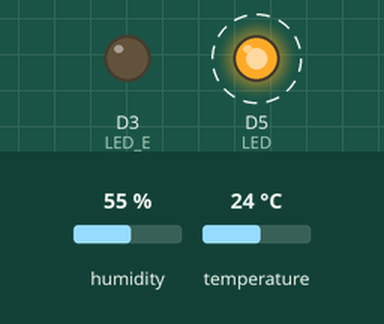
Recording of a sketch running on a simulated ESP8266 (NodeMCU). On the bench: output pins drawn as LEDs (lit = HIGH). Dashed ring = blinking. Inputs (shaded band) come from the test bench; at power-on: temperature 24 °C, humidity 55 %. WiFi joins after 1.5 s; servers stay silent unless stated; what the sketch prints to the serial monitor is not drawn.

Above: at 3.7 s.
3.8 s: temperature set to 29.3 °C
7.3 s: temperature set to 30.9 °C
At 8.7 s:
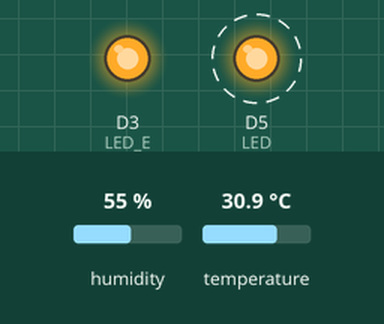
11.9 s: temperature set to 12 °C
At 13.3 s:
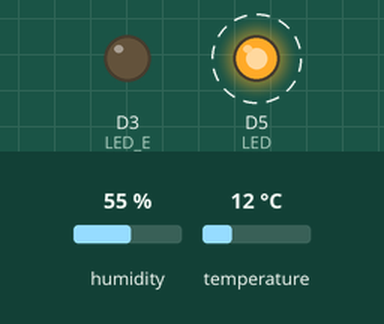
18.6 s: temperature set to 33 °C
At 21.6 s:
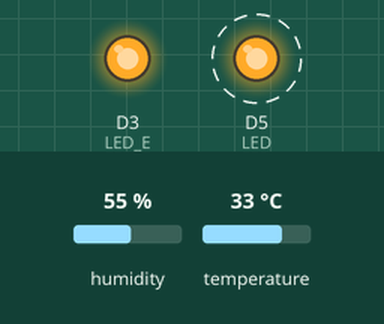
Timing chart, 0 to 26.3 s (numbered marks = the images above; inputs shaded):
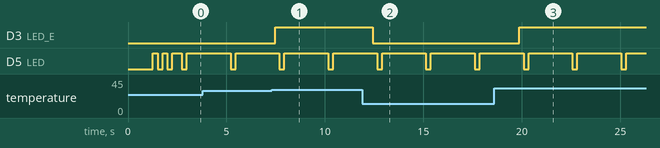

Measured:
- the behaviour switches between 30 and 30.1 °C on temperature (found by bisection; images 0 and 1)
- after the input at 7.3 s, D3 (LED_E): LOW → HIGH after 0.17 s
- after the input at 11.9 s, D3 (LED_E): HIGH → LOW after 0.52 s
- after the input at 18.6 s, D3 (LED_E): LOW → HIGH after 1.3 s
- by itself, D5 (LED): alternates HIGH for 2.2 s and LOW for 0.25 s

The sketch:

DHT22_Temp_And_Humid.ino
```cpp
#include <ESP8266WiFi.h>
#include <Wire.h>
//#include <LiquidCrystal_I2C.h>
#include "DHT.h"
#define DHTTYPE DHT22
#define LED D5
#define LED_E D3
//LiquidCrystal_I2C lcd(0x27, 20, 4);
const int EMERGENCY_TEMP = 30;

String apiKey = "WVS008D7H1T3EW43";


const char* ssid = "Untrusted Network";
const char* password = "RJ45@RJ45";

const char* server = "api.thingspeak.com";


const int DHTPin = 2;
DHT dht(DHTPin, DHTTYPE);

WiFiClient client;


void setup() {
  pinMode(LED_E, OUTPUT);

//  lcd.begin();
 // lcd.backlight();


  Serial.begin(9600);
  delay(500);
  dht.begin();
  delay(500);

  WiFi.begin(ssid, password);
  Serial.println("");

  pinMode(LED, OUTPUT);
  digitalWrite(LED, HIGH);


  Serial.print("Connecting");
  while (WiFi.status() != WL_CONNECTED) {
    Serial.print(".");

    digitalWrite(LED, LOW);
    delay(250);
    digitalWrite(LED, HIGH);
    delay(250);

  }

  digitalWrite(LED, HIGH);

  Serial.println("");
  Serial.print("Successfully connected to : ");
  Serial.println(ssid);
}

void loop() {

  float h = dht.readHumidity();
  float t = dht.readTemperature();


  if (isnan(h) || isnan(t)) {
    Serial.println("Failed to read from DHT sensor!");
    return;
  }

  if (t > EMERGENCY_TEMP) {

    digitalWrite(LED_E, HIGH);

  }
  else {

    digitalWrite(LED_E, LOW);

  }

  if (client.connect(server, 80))  {
    String postStr = apiKey;
    postStr += "&field1=";
    postStr += String(t);
    postStr += "&field2=";
    postStr += String(h);
    postStr += "\r\n\r\n";

    client.print("POST /update HTTP/1.1\n");
    client.print("Host: api.thingspeak.com\n");
    client.print("Connection: close\n");
    client.print("X-THINGSPEAKAPIKEY: " + apiKey + "\n");
    client.print("Content-Type: application/x-www-form-urlencoded\n");
    client.print("Content-Length: ");
    client.print(postStr.length());
    client.print("\n\n");
    client.print(postStr);


    Serial.print("Temperature: ");
    Serial.print(t);
    Serial.print(" degrees Celcius, Humidity: ");
    Serial.print(h);
    Serial.println("%. Send to Thingspeak.");


   // lcd.setCursor(0, 0);
   // lcd.print("Temp: ");
   // lcd.setCursor(6, 0);
   // lcd.print(t);
   // lcd.setCursor(11, 0);
   // lcd.print(" C");
   // lcd.setCursor(0, 1);
   // lcd.print("Humid: ");
   // lcd.setCursor(6, 1);
   // lcd.print(h);
   // lcd.setCursor(11, 1);
   // lcd.print(" %");


  }
  client.stop();
  Serial.println("Waiting...");

  digitalWrite(LED, LOW);
  delay(250);
  digitalWrite(LED, HIGH);

  delay(2000);

}
```
